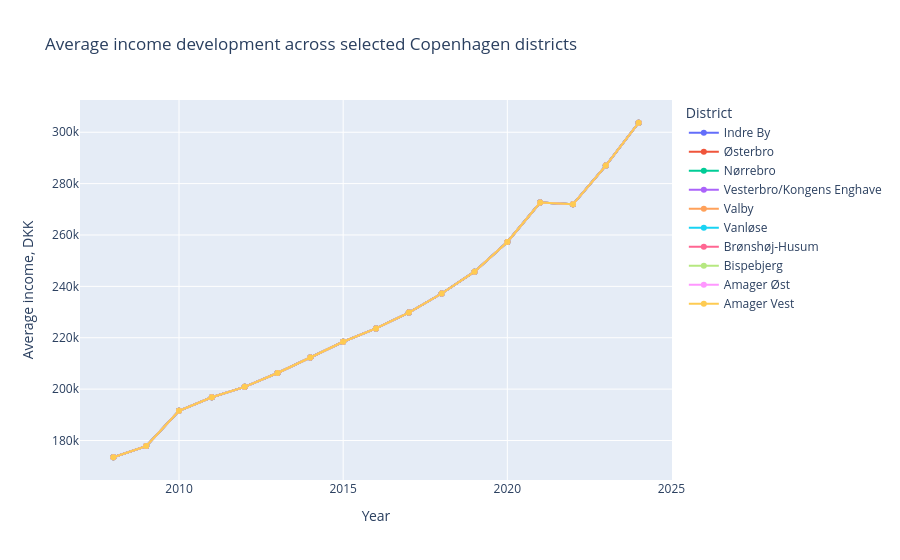

The cell this chart's notebook holds for it:
### Code cell
income_cols = [c for c in district_df.columns if c.startswith("avg_income_dkk_")]

income_long = district_df.melt(
    id_vars=["age_group", "sex", "ancestry", "district"],
    value_vars=income_cols,
    var_name="year",
    value_name="avg_income_dkk"
)

income_long["year"] = (
    income_long["year"]
    .str.replace("avg_income_dkk_", "", regex=False)
    .astype(int)
)

income_long = income_long[
    (income_long["age_group"] == "Years in total") &
    (income_long["sex"] == "Sex total") &
    (income_long["ancestry"] == "Ancestry total") &
    (income_long["district"] != "Copenhagen total")
]

selected_districts = [
    "Indre By",
    "Østerbro",
    "Nørrebro",
    "Vesterbro/Kongens Enghave",
    "Valby",
    "Vanløse",
    "Brønshøj-Husum",
    "Bispebjerg",
    "Amager Øst",
    "Amager Vest"
]

income_selected = income_long[
    income_long["district"].isin(selected_districts)
]

fig = px.line(
    income_selected,
    x="year",
    y="avg_income_dkk",
    color="district",
    markers=True,
    title="Average income development across selected Copenhagen districts",
    labels={
        "year": "Year",
        "avg_income_dkk": "Average income, DKK",
        "district": "District"
    }
)

fig.show()

### Figure 1 — Plotly figure (JSON) as saved in the notebook; plotly's stock layout.template omitted (floating-point values rounded to 4 significant figures)
{"data": [{"hovertemplate": "District=Indre By<br>Year=%{x}<br>Average income, DKK=%{y}<extra></extra>", "legendgroup": "Indre By", "line": {"color": "#636efa", "dash": "solid"}, "marker": {"symbol": "circle"}, "mode": "lines+markers", "name": "Indre By", "orientation": "v", "showlegend": true, "type": "scatter", "x": [2008, 2009, 2010, 2011, 2012, 2013, 2014, 2015, 2016, 2017, 2018, 2019, 2020, 2021, 2022, 2023, 2024], "xaxis": "x", "y": [173475, 177821, 191577, 196833, 200886, 206286, 212311, 218440, 223635, 229793, 237224, 245734, 257297, 272650, 271940, 287039, 303697], "yaxis": "y"}, {"hovertemplate": "District=Østerbro<br>Year=%{x}<br>Average income, DKK=%{y}<extra></extra>", "legendgroup": "Østerbro", "line": {"color": "#EF553B", "dash": "solid"}, "marker": {"symbol": "circle"}, "mode": "lines+markers", "name": "Østerbro", "orientation": "v", "showlegend": true, "type": "scatter", "x": [2008, 2009, 2010, 2011, 2012, 2013, 2014, 2015, 2016, 2017, 2018, 2019, 2020, 2021, 2022, 2023, 2024], "xaxis": "x", "y": [173475, 177821, 191577, 196833, 200886, 206286, 212311, 218440, 223635, 229793, 237224, 245734, 257297, 272650, 271940, 287039, 303697], "yaxis": "y"}, {"hovertemplate": "District=Nørrebro<br>Year=%{x}<br>Average income, DKK=%{y}<extra></extra>", "legendgroup": "Nørrebro", "line": {"color": "#00cc96", "dash": "solid"}, "marker": {"symbol": "circle"}, "mode": "lines+markers", "name": "Nørrebro", "orientation": "v", "showlegend": true, "type": "scatter", "x": [2008, 2009, 2010, 2011, 2012, 2013, 2014, 2015, 2016, 2017, 2018, 2019, 2020, 2021, 2022, 2023, 2024], "xaxis": "x", "y": [173475, 177821, 191577, 196833, 200886, 206286, 212311, 218440, 223635, 229793, 237224, 245734, 257297, 272650, 271940, 287039, 303697], "yaxis": "y"}, {"hovertemplate": "District=Vesterbro/Kongens Enghave<br>Year=%{x}<br>Average income, DKK=%{y}<extra></extra>", "legendgroup": "Vesterbro/Kongens Enghave", "line": {"color": "#ab63fa", "dash": "solid"}, "marker": {"symbol": "circle"}, "mode": "lines+markers", "name": "Vesterbro/Kongens Enghave", "orientation": "v", "showlegend": true, "type": "scatter", "x": [2008, 2009, 2010, 2011, 2012, 2013, 2014, 2015, 2016, 2017, 2018, 2019, 2020, 2021, 2022, 2023, 2024], "xaxis": "x", "y": [173475, 177821, 191577, 196833, 200886, 206286, 212311, 218440, 223635, 229793, 237224, 245734, 257297, 272650, 271940, 287039, 303697], "yaxis": "y"}, {"hovertemplate": "District=Valby<br>Year=%{x}<br>Average income, DKK=%{y}<extra></extra>", "legendgroup": "Valby", "line": {"color": "#FFA15A", "dash": "solid"}, "marker": {"symbol": "circle"}, "mode": "lines+markers", "name": "Valby", "orientation": "v", "showlegend": true, "type": "scatter", "x": [2008, 2009, 2010, 2011, 2012, 2013, 2014, 2015, 2016, 2017, 2018, 2019, 2020, 2021, 2022, 2023, 2024], "xaxis": "x", "y": [173475, 177821, 191577, 196833, 200886, 206286, 212311, 218440, 223635, 229793, 237224, 245734, 257297, 272650, 271940, 287039, 303697], "yaxis": "y"}, {"hovertemplate": "District=Vanløse<br>Year=%{x}<br>Average income, DKK=%{y}<extra></extra>", "legendgroup": "Vanløse", "line": {"color": "#19d3f3", "dash": "solid"}, "marker": {"symbol": "circle"}, "mode": "lines+markers", "name": "Vanløse", "orientation": "v", "showlegend": true, "type": "scatter", "x": [2008, 2009, 2010, 2011, 2012, 2013, 2014, 2015, 2016, 2017, 2018, 2019, 2020, 2021, 2022, 2023, 2024], "xaxis": "x", "y": [173475, 177821, 191577, 196833, 200886, 206286, 212311, 218440, 223635, 229793, 237224, 245734, 257297, 272650, 271940, 287039, 303697], "yaxis": "y"}, {"hovertemplate": "District=Brønshøj-Husum<br>Year=%{x}<br>Average income, DKK=%{y}<extra></extra>", "legendgroup": "Brønshøj-Husum", "line": {"color": "#FF6692", "dash": "solid"}, "marker": {"symbol": "circle"}, "mode": "lines+markers", "name": "Brønshøj-Husum", "orientation": "v", "showlegend": true, "type": "scatter", "x": [2008, 2009, 2010, 2011, 2012, 2013, 2014, 2015, 2016, 2017, 2018, 2019, 2020, 2021, 2022, 2023, 2024], "xaxis": "x", "y": [173475, 177821, 191577, 196833, 200886, 206286, 212311, 218440, 223635, 229793, 237224, 245734, 257297, 272650, 271940, 287039, 303697], "yaxis": "y"}, {"hovertemplate": "District=Bispebjerg<br>Year=%{x}<br>Average income, DKK=%{y}<extra></extra>", "legendgroup": "Bispebjerg", "line": {"color": "#B6E880", "dash": "solid"}, "marker": {"symbol": "circle"}, "mode": "lines+markers", "name": "Bispebjerg", "orientation": "v", "showlegend": true, "type": "scatter", "x": [2008, 2009, 2010, 2011, 2012, 2013, 2014, 2015, 2016, 2017, 2018, 2019, 2020, 2021, 2022, 2023, 2024], "xaxis": "x", "y": [173475, 177821, 191577, 196833, 200886, 206286, 212311, 218440, 223635, 229793, 237224, 245734, 257297, 272650, 271940, 287039, 303697], "yaxis": "y"}, {"hovertemplate": "District=Amager Øst<br>Year=%{x}<br>Average income, DKK=%{y}<extra></extra>", "legendgroup": "Amager Øst", "line": {"color": "#FF97FF", "dash": "solid"}, "marker": {"symbol": "circle"}, "mode": "lines+markers", "name": "Amager Øst", "orientation": "v", "showlegend": true, "type": "scatter", "x": [2008, 2009, 2010, 2011, 2012, 2013, 2014, 2015, 2016, 2017, 2018, 2019, 2020, 2021, 2022, 2023, 2024], "xaxis": "x", "y": [173475, 177821, 191577, 196833, 200886, 206286, 212311, 218440, 223635, 229793, 237224, 245734, 257297, 272650, 271940, 287039, 303697], "yaxis": "y"}, {"hovertemplate": "District=Amager Vest<br>Year=%{x}<br>Average income, DKK=%{y}<extra></extra>", "legendgroup": "Amager Vest", "line": {"color": "#FECB52", "dash": "solid"}, "marker": {"symbol": "circle"}, "mode": "lines+markers", "name": "Amager Vest", "orientation": "v", "showlegend": true, "type": "scatter", "x": [2008, 2009, 2010, 2011, 2012, 2013, 2014, 2015, 2016, 2017, 2018, 2019, 2020, 2021, 2022, 2023, 2024], "xaxis": "x", "y": [173475, 177821, 191577, 196833, 200886, 206286, 212311, 218440, 223635, 229793, 237224, 245734, 257297, 272650, 271940, 287039, 303697], "yaxis": "y"}], "layout": {"legend": {"title": {"text": "District"}, "tracegroupgap": 0}, "title": {"text": "Average income development across selected Copenhagen districts"}, "xaxis": {"anchor": "y", "domain": [0, 1], "title": {"text": "Year"}}, "yaxis": {"anchor": "x", "domain": [0, 1], "title": {"text": "Average income, DKK"}}}}
